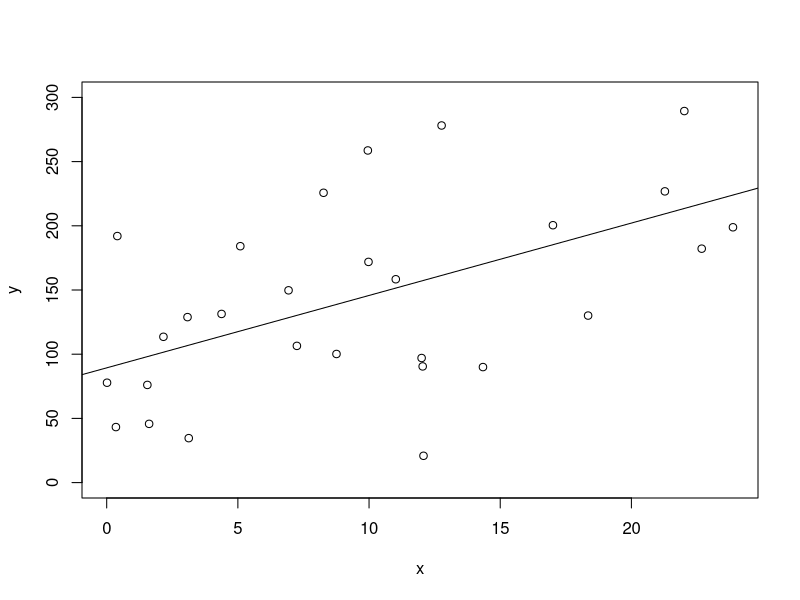
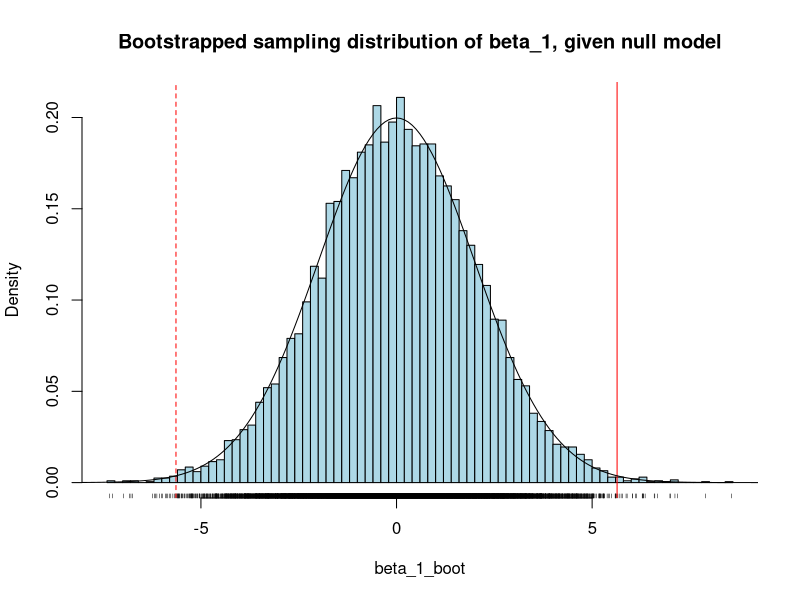

The R source for these figures, in order:
## ---- chunk 1
set.seed(11.5) #make example reproducible
n <- 30  #size of dataset
beta_0 <- 100 #true y intercept
beta_1 <- 7 #true slope
sigma_e <- 100  #true standard deviation of the errors
x <- runif(n, min=0, max=25) #nb while we have used runif, x is not a random variable
y <- beta_0 + beta_1 * x + rnorm(n, sd=sigma_e) #random sample of y from the population
## ---- chunk 2
fit_m1 <- lm(y ~ x)
## ---- chunk 3
plot(x, y, ylim=c(0, 300))
abline(fit_m1)
## ---- chunk 4
beta_1_hat <- coef(fit_m1)[2]
var_e_hat <- sum(fit_m1$residuals ^ 2) / fit_m1$df.residual #residual variance
sigma_e_hat <- sqrt(var_e_hat)
## ---- chunk 5
fit_m0 <- lm(y ~ 1)
## ---- chunk 6
beta_0_null <- coef(fit_m0)[1]
## ---- chunk 7
reps <- 10000
beta_1_boot <- rep(NA, reps)
for ( i in 1:reps ) {
    
#   generate data from the null model
    y_boot <- beta_0_null + rnorm(n, mean=0, sd=sigma_e_hat)
    
#	train the full model
    fit_m1_boot <- lm(y_boot ~ x)
    
#	record the estimated beta_1
    beta_1_boot[i] <- coef(fit_m1_boot)[2]

#   monitoring   
    if ( i %% 1000 == 0 ) {
        print(paste(100*i/reps, "%", sep=""))
    }

}
## ---- chunk 8
sum(abs(beta_1_boot) >= abs(beta_1)) / reps
#sum( beta_1_boot >= beta_1 | beta_1_boot <= -beta_1 ) / reps #equivalent
## ---- chunk 9
hist(beta_1_boot, freq=FALSE, breaks=100, col="lightblue", main=
         "Bootstrapped sampling distribution of beta_1, given null model")
rug(beta_1_boot, ticksize=0.01)
abline(v=beta_1_hat, col="red")
abline(v=-beta_1_hat, col="red", lty=2)
lines(seq(-10,10,0.1), dnorm(seq(-10,10,0.1), mean=0, sd=sd(beta_1_boot)))
## ---- chunk 10
summary(fit_m1)$coefficients
